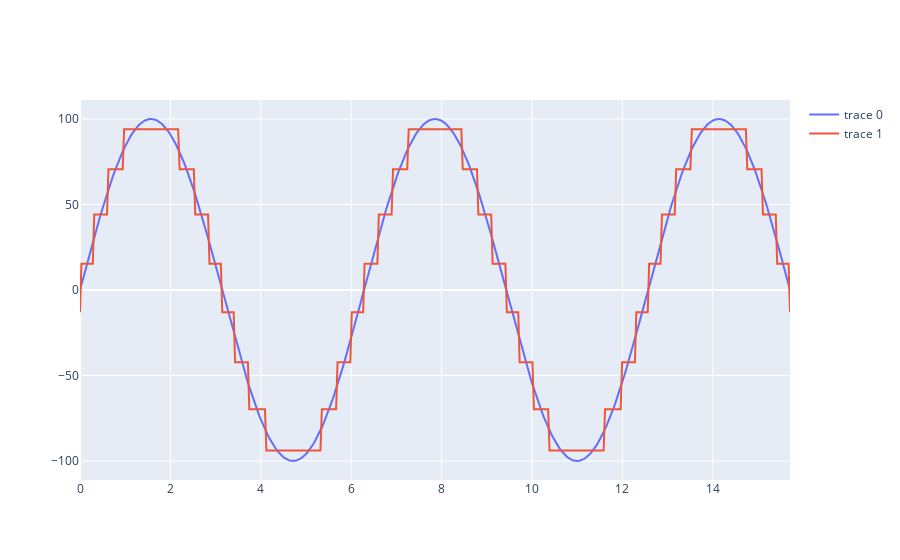

The code cell stored with this chart in its notebook:
### Code cell
fig = go.Figure()
fig.add_trace(go.Scatter(x=t, y=X,
                    mode='lines'))
fig.add_trace(go.Scatter(x=t, y=tree_variance.predict(X),
                    mode='lines'))
fig.show()

### Figure 1 — Plotly figure (JSON) as saved in the notebook; plotly's stock layout.template omitted (floating-point values rounded to 4 significant figures; data arrays with more than 128 entries replaced by an {"elided": "..."} marker saying what was removed)
{"data": [{"mode": "lines", "type": "scatter", "x": {"elided": "500 float values"}, "y": {"elided": "500 float values"}}, {"mode": "lines", "type": "scatter", "x": {"elided": "500 float values"}, "y": {"elided": "500 float values"}}], "layout": {}}
